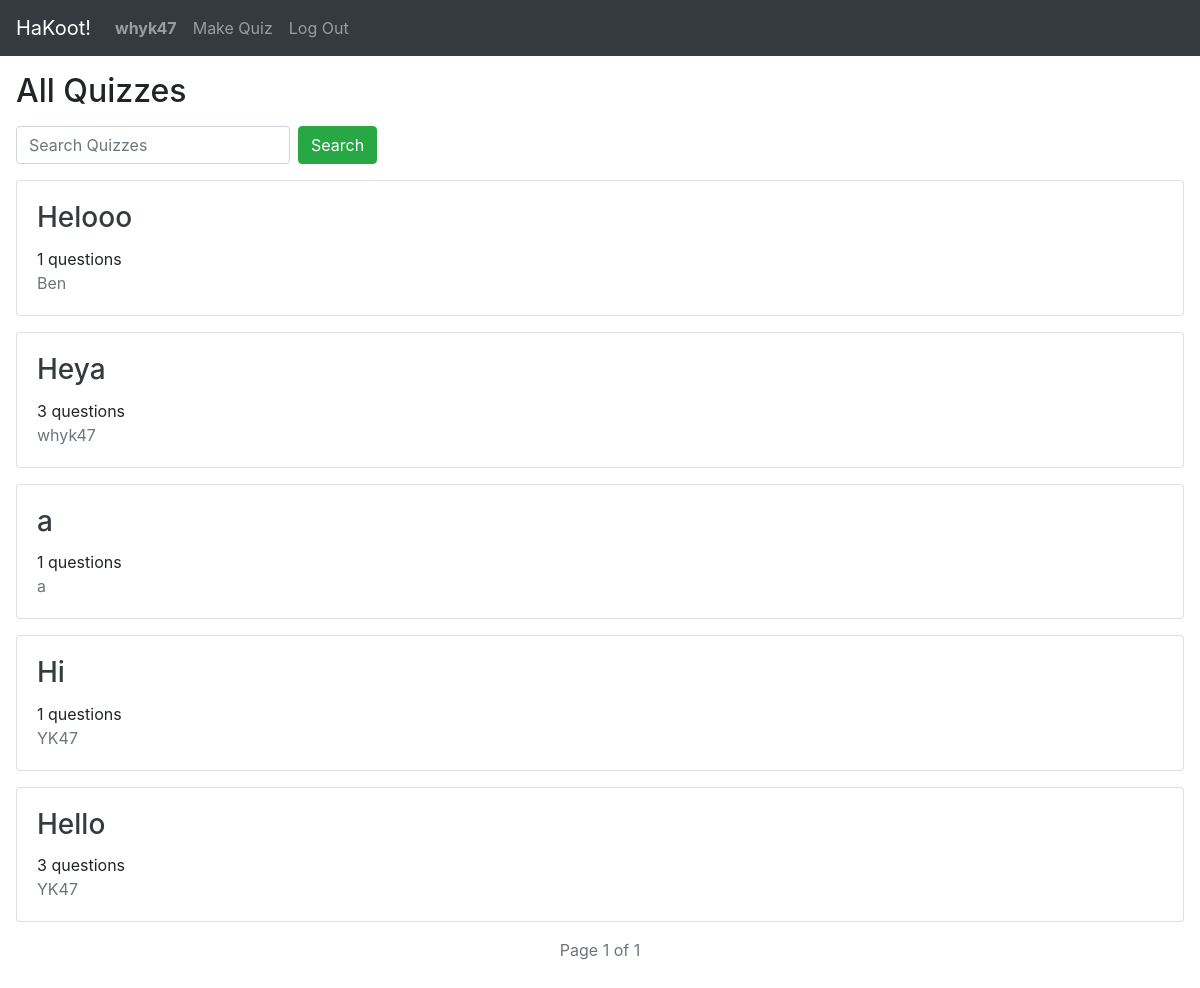
The app's page / (signed in) with its own data.
### quiz/models.py (models this page shows)
class User(AbstractUser):
    pass

class Quiz(models.Model):
    creator = models.ForeignKey(User, on_delete=models.CASCADE, related_name="quizzes")
    name = models.CharField(max_length=128)
    desc = models.CharField(max_length=512, default="")
    timestamp = models.DateTimeField(auto_now_add=True, blank=True, null=True)
    def num_questions(self):
        return self.questions.all().count()

### quiz/views.py (the view)
# urls.py: path("", views.index, name="index"),
def index(request, username=None):
    if username:
        page_title = username
        quizzes = Quiz.objects.filter(creator__username=username)
    else:
        page_title = "All Quizzes"
        quizzes = Quiz.objects.all()
    if request.method == "POST":
        page_title = "Search Results"
        query = str(request.POST['query']).lower()
        quizzes = quizzes.filter(name__contains=query)
    page = get_page(request, quizzes.order_by("-timestamp"))
    return render(request, "quiz/index.html", {
            "page_title": page_title,
            "page": page
        })

### quiz/util.py (called while the page is built)
def get_page(request, quizzes):
    paginator = Paginator(quizzes, 10)
    page_no = request.GET.get("page")
    page = paginator.get_page(page_no)
    return page

### quiz/templates/quiz/index.html (shortened to what this page needs)
{% extends "quiz/layout.html" %}
{% load static %}
{% block body %}
    <h2 class="m-3">{{ page_title }}</h2>
    {% if page_title != "Search Results" %}
        <div class="d-flex">
            <form method="post" class="form-inline mx-3 justify-content-left" action="{% url 'quiz:index' %}">
                <input class="form-control mr-2" type="search" name="query" placeholder="Search Quizzes" required>
                <button class="btn btn-success" type="submit">Search</button>
            </form>
        </div>
    {% endif %}
    {% for quiz in page %}
        <div class="card m-3">
            <div class="card-body">
                {% if quiz.creator == user %}
                    {% url 'quiz:edit' quiz.id as url %}
                {% else %}
                    {% url 'quiz:view' quiz.id as url %}
                {% endif %}
                <a href="{{ url }}">
                    <h3 class="card-title text-dark">{{ quiz.name }}</h3>
                </a>
                <div class="card-text">
                    <div>{{ quiz.num_questions }} questions</div>
                    <a href="{% url 'quiz:profile' quiz.creator %}">
                        <div class="text-muted">{{ quiz.creator }}</div>
                    </a>
                </div>
            </div>
        </div>
    {% empty %}
        <h3 class="m-3">No quizzes found.</h3>
    {% endfor %}
    <p class="text-muted d-flex justify-content-center mt-3">Page {{ page.number }} of {{ page.paginator.num_pages }}</p>
    <div class="d-flex justify-content-center">
    </div>
{% endblock %}

### quiz/templates/quiz/layout.html (shortened to what this page needs)
{% load static %}
<!DOCTYPE html>
<html lang="en" data-bs-theme="dark">
    <head>
        <link rel="stylesheet" href="https://stackpath.bootstrapcdn.com/bootstrap/4.4.1/css/bootstrap.min.css">
        <link href="{% static 'quiz/styles.css' %}" rel="stylesheet">
    </head>
    <body>
        <nav class="navbar navbar-expand-lg navbar-dark bg-dark">
            <a class="navbar-brand" href="{% url 'quiz:index' %}">HaKoot!</a>
            <div>
                <ul class="navbar-nav mr-auto">
                    {% if user.is_authenticated %}
                        <li class="nav-item">
                            <a class="nav-link" href="{% url 'quiz:profile' request.user.username %}"><strong>{{ user.username }}</strong></a>
                        </li>
                    {% endif %}
                    {% if user.is_authenticated %}
                        <li class="nav-item">
                            <a class="nav-link" href="{% url 'quiz:create' %}">Make Quiz</a>
                        </li>
                        <li class="nav-item">
                            <a class="nav-link" href="{% url 'quiz:logout' %}">Log Out</a>
                        </li>
                    {% endif %}
                </ul>
            </div>
          </nav>
        <div class="body">
            {% block body %}
            {% endblock %}
        </div>
    </body>
</html>

### records on screen
User: username "whyk47"
Quiz: name "Helooo", num_questions "1", creator "Ben"
Quiz: name "Heya", num_questions "3", creator "whyk47"
Quiz: name "a", num_questions "1", creator "a"
Quiz: name "Hi", num_questions "1", creator "YK47"
Quiz: name "Hello", num_questions "3", creator "YK47"

### other values on screen
{{ page_title }} "All Quizzes"
{{ page.number }} "1"
{{ page.paginator.num_pages }} "1"
